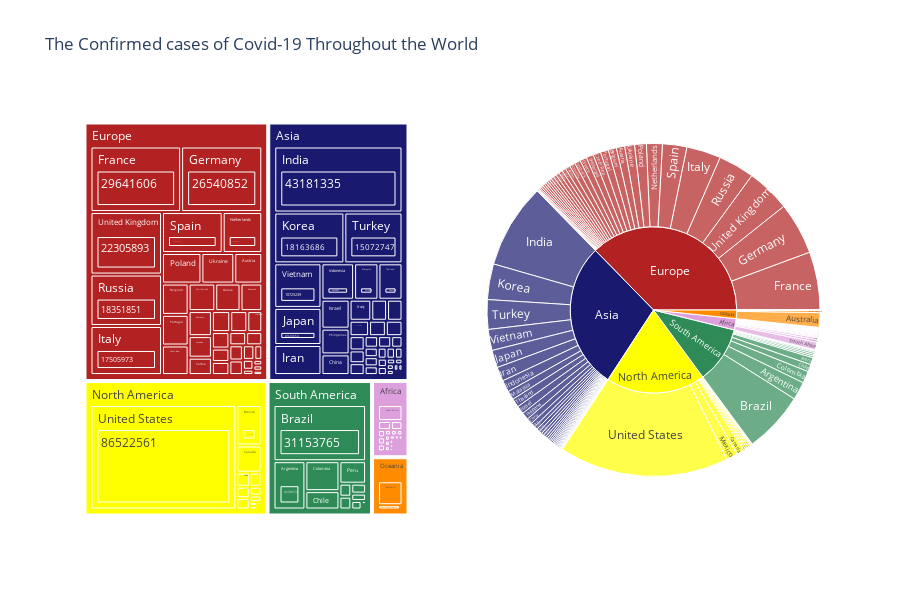

Notebook source saved alongside this figure:
### Markdown cell above
# Two chart above Pie and Bar indicate the situation of Covid-19 throughout the world. The Pie chart is about the ratio of Covid-19 situation whereas the Bar chart is showing the total number of cases. Both charts are divide into 5 categories; confirmed, active, newcases, deaths and recovered cases.
# According to the charts, out of over 525 mil confirmed cases reported globaly, over 480 million recovered cases have been reported which is 92% cases have been recovered from the pandemic.
# 6.8% which is 36 million cases are still active and over 6 million cases which 1.2% people have been reported deaths. It can be seen from information that active and deaths cases reported are less than half numbers compare to recovered cases.
# It is clear that the world are getting recovered from pandemic of Covid-19. This may due to goverments around the world have been made a great efforts to emphasize on pandamic prevention and medical attention.
# Also, many countries and societies are dedicating to furthering the vaccination ever since numerous vaccines begin their roll out in countries across the world.

### Code cell
colors = {'Europe': 'firebrick','Asia':'midnightblue', 'North America':'yellow', 'South America':'seagreen', 'Africa':'plum','Oceania':'darkorange'}
fig = make_subplots(rows=1, cols=2, shared_xaxes=False, shared_yaxes=False, specs=[[{"type": "domain"}, {"type": "domain"}]],)

fig_m = px.treemap(pandemic, path=['Continents','Country','Confirmed'], values='Confirmed', 
                   hover_data=['Active'], color='Continents', color_discrete_map= colors)

fig_s = px.sunburst(pandemic, path=['Continents','Country'], values='Confirmed',
                  color='Continents', hover_data=['Active'], color_discrete_map= colors)

fig.add_trace(fig_m['data'][0], row=1, col=1)
fig.add_trace(fig_s['data'][0], row=1, col=2)

fig = fig.update_layout(height=600, title='The Confirmed cases of Covid-19 Throughout the World')
                       

fig.show()

### Figure 1 — Plotly figure (JSON) as saved in the notebook; plotly's stock layout.template omitted (floating-point values rounded to 4 significant figures; data arrays with more than 128 entries replaced by an {"elided": "..."} marker saying what was removed)
{"data": [{"branchvalues": "total", "customdata": {"elided": "338x2 mixed values"}, "domain": {"x": [0, 0.45], "y": [0, 1]}, "hovertemplate": "labels=%{label}<br>Confirmed=%{value}<br>parent=%{parent}<br>id=%{id}<br>Active=%{customdata[0]}<br>Continents=%{customdata[1]}<extra></extra>", "ids": {"elided": "338 str values"}, "labels": {"elided": "338 str values"}, "marker": {"colors": {"elided": "338 str values"}}, "name": "", "parents": {"elided": "338 str values"}, "type": "treemap", "values": {"elided": "338 int values"}}, {"branchvalues": "total", "customdata": {"elided": "172x2 mixed values"}, "domain": {"x": [0.55, 1], "y": [0, 1]}, "hovertemplate": "labels=%{label}<br>Confirmed=%{value}<br>parent=%{parent}<br>id=%{id}<br>Active=%{customdata[0]}<br>Continents=%{customdata[1]}<extra></extra>", "ids": {"elided": "172 str values"}, "labels": {"elided": "172 str values"}, "marker": {"colors": {"elided": "172 str values"}}, "name": "", "parents": {"elided": "172 str values"}, "type": "sunburst", "values": {"elided": "172 int values"}}], "layout": {"height": 600, "title": {"text": "The Confirmed cases of Covid-19 Throughout the World"}}}
